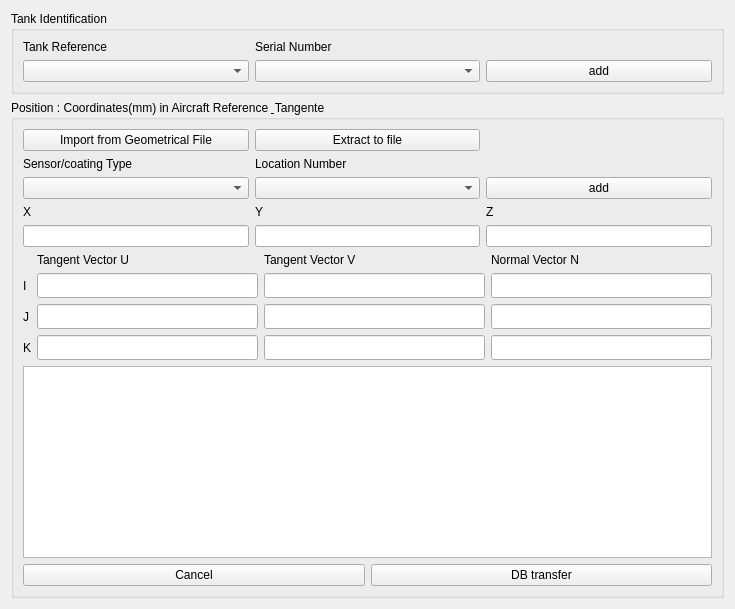
          <widget class="QWidget" name="tab_6">
           <attribute name="title">
            <string>Tank</string>
           </attribute>
           <layout class="QVBoxLayout" name="verticalLayout_14">
            <item>
             <widget class="QGroupBox" name="groupBox_7">
              <property name="maximumSize">
               <size>
                <width>16777215</width>
                <height>120</height>
               </size>
              </property>
              <property name="title">
               <string>Tank Identification</string>
              </property>
              <layout class="QGridLayout" name="gridLayout_7">
               <item row="0" column="0">
                <widget class="QLabel" name="label_26">
                 <property name="text">
                  <string>Tank Reference</string>
                 </property>
                </widget>
               </item>
               <item row="0" column="1">
                <widget class="QLabel" name="label_25">
                 <property name="text">
                  <string>Serial Number</string>
                 </property>
                </widget>
               </item>
               <item row="1" column="0">
                <widget class="QComboBox" name="comboBox_18"/>
               </item>
               <item row="1" column="1">
                <widget class="QComboBox" name="comboBox_19"/>
               </item>
               <item row="1" column="2">
                <widget class="QPushButton" name="pushButton_14">
                 <property name="text">
                  <string>add</string>
                 </property>
                </widget>
               </item>
              </layout>
             </widget>
            </item>
            <item>
             <widget class="QGroupBox" name="groupBox_8">
              <property name="title">
               <string>Position : Coordinates(mm) in Aircraft Reference &amp; Tangente
                                                    Plane
                                                </string>
              </property>
              <layout class="QVBoxLayout" name="verticalLayout_13">
               <item>
                <layout class="QGridLayout" name="gridLayout_6">
                 <item row="0" column="0">
                  <widget class="QPushButton" name="pushButton_13">
                   <property name="text">
                    <string>Import from Geometrical File</string>
                   </property>
                  </widget>
                 </item>
                 <item row="0" column="1">
                  <widget class="QPushButton" name="pushButton_35">
                   <property name="text">
                    <string>Extract to file</string>
                   </property>
                  </widget>
                 </item>
                 <item row="1" column="0">
                  <widget class="QLabel" name="label_27">
                   <property name="maximumSize">
                    <size>
                     <width>16777215</width>
                     <height>25</height>
                    </size>
                   </property>
                   <property name="text">
                    <string>Sensor/coating Type</string>
                   </property>
                  </widget>
                 </item>
                 <item row="1" column="1">
                  <widget class="QLabel" name="label_29">
                   <property name="text">
                    <string>Location Number</string>
                   </property>
                  </widget>
                 </item>
                 <item row="2" column="0">
                  <widget class="QComboBox" name="comboBox_20"/>
                 </item>
                 <item row="2" column="1">
                  <widget class="QComboBox" name="comboBox_22"/>
                 </item>
                 <item row="3" column="0">
                  <widget class="QLabel" name="label_30">
                   <property name="maximumSize">
                    <size>
                     <width>16777215</width>
                     <height>25</height>
                    </size>
                   </property>
                   <property name="text">
                    <string>X</string>
                   </property>
                  </widget>
                 </item>
                 <item row="3" column="1">
                  <widget class="QLabel" name="label_31">
                   <property name="text">
                    <string>Y</string>
                   </property>
                  </widget>
                 </item>
                 <item row="3" column="2">
                  <widget class="QLabel" name="label_32">
                   <property name="text">
                    <string>Z</string>
                   </property>
                  </widget>
                 </item>
                 <item row="4" column="0">
                  <widget class="QLineEdit" name="lineEdit_2"/>
                 </item>
                 <item row="4" column="1">
                  <widget class="QLineEdit" name="lineEdit_3"/>
                 </item>
                 <item row="4" column="2">
                  <widget class="QLineEdit" name="lineEdit_4"/>
                 </item>
                 <item row="2" column="2">
                  <widget class="QPushButton" name="pushButton_33">
                   <property name="text">
                    <string>add</string>
                   </property>
                  </widget>
                 </item>
                </layout>
               </item>
               <item>
                <layout class="QGridLayout" name="gridLayout_13">
                 <item row="3" column="4">
                  <widget class="QLineEdit" name="lineEdit_13">
                   <property name="minimumSize">
                    <size>
                     <width>0</width>
                     <height>25</height>
                    </size>
                   </property>
                  </widget>
                 </item>
                 <item row="2" column="0">
                  <widget class="QLabel" name="label_37">
                   <property name="text">
                    <string>J</string>
                   </property>
                  </widget>
                 </item>
                 <item row="1" column="3">
                  <widget class="QLineEdit" name="lineEdit_6">
                   <property name="minimumSize">
                    <size>
                     <width>0</width>
                     <height>25</height>
                    </size>
                   </property>
                  </widget>
                 </item>
                 <item row="0" column="3">
                  <widget class="QLabel" name="label_34">
                   <property name="text">
                    <string>Tangent Vector V</string>
                   </property>
                  </widget>
                 </item>
                 <item row="3" column="0">
                  <widget class="QLabel" name="label_38">
                   <property name="text">
                    <string>K</string>
                   </property>
                  </widget>
                 </item>
                 <item row="1" column="2">
                  <widget class="QLineEdit" name="lineEdit_5">
                   <property name="minimumSize">
                    <size>
                     <width>0</width>
                     <height>25</height>
                    </size>
                   </property>
                  </widget>
                 </item>
                 <item row="2" column="4">
                  <widget class="QLineEdit" name="lineEdit_12">
                   <property name="minimumSize">
                    <size>
                     <width>0</width>
                     <height>25</height>
                    </size>
                   </property>
                  </widget>
                 </item>
                 <item row="1" column="0">
                  <widget class="QLabel" name="label_36">
                   <property name="text">
                    <string>I</string>
                   </property>
                  </widget>
                 </item>
                 <item row="3" column="3">
                  <widget class="QLineEdit" name="lineEdit_11">
                   <property name="minimumSize">
                    <size>
                     <width>0</width>
                     <height>25</height>
                    </size>
                   </property>
                  </widget>
                 </item>
                 <item row="2" column="3">
                  <widget class="QLineEdit" name="lineEdit_10">
                   <property name="minimumSize">
                    <size>
                     <width>0</width>
                     <height>25</height>
                    </size>
                   </property>
                  </widget>
                 </item>
                 <item row="0" column="2">
                  <widget class="QLabel" name="label_35">
                   <property name="maximumSize">
                    <size>
                     <width>16777215</width>
                     <height>15</height>
                    </size>
                   </property>
                   <property name="text">
                    <string>Tangent Vector U</string>
                   </property>
                  </widget>
                 </item>
                 <item row="0" column="4">
                  <widget class="QLabel" name="label_33">
                   <property name="text">
                    <string>Normal Vector N</string>
                   </property>
                  </widget>
                 </item>
                 <item row="1" column="4">
                  <widget class="QLineEdit" name="lineEdit_7">
                   <property name="minimumSize">
                    <size>
                     <width>0</width>
                     <height>25</height>
                    </size>
                   </property>
                  </widget>
                 </item>
                 <item row="3" column="2">
                  <widget class="QLineEdit" name="lineEdit_9">
                   <property name="minimumSize">
                    <size>
                     <width>0</width>
                     <height>25</height>
                    </size>
                   </property>
                  </widget>
                 </item>
                 <item row="2" column="2">
                  <widget class="QLineEdit" name="lineEdit_8">
                   <property name="minimumSize">
                    <size>
                     <width>0</width>
                     <height>25</height>
                    </size>
                   </property>
                  </widget>
                 </item>
                </layout>
               </item>
               <item>
                <widget class="QTableWidget" name="tableWidget_5"/>
               </item>
               <item>
                <layout class="QHBoxLayout" name="horizontalLayout">
                 <item>
                  <widget class="QPushButton" name="pushButton_28">
                   <property name="text">
                    <string>Cancel</string>
                   </property>
                  </widget>
                 </item>
                 <item>
                  <widget class="QPushButton" name="pushButton_31">
                   <property name="text">
                    <string>DB transfer</string>
                   </property>
                  </widget>
                 </item>
                </layout>
               </item>
              </layout>
             </widget>
            </item>
           </layout>
          </widget>
